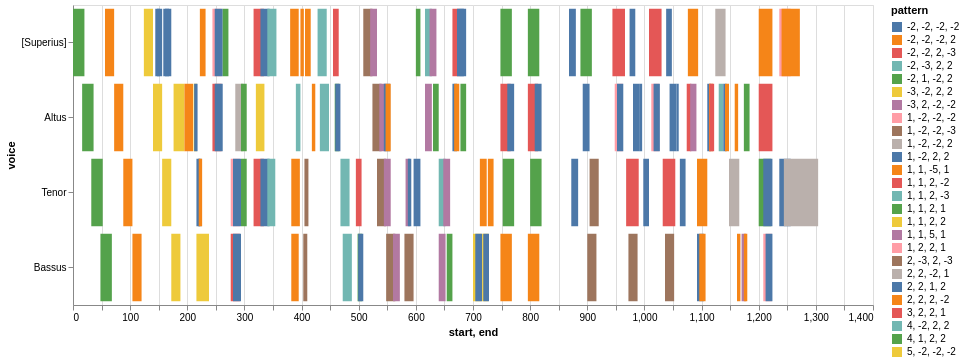

The cell this chart's notebook holds for it:
### Code cell
# settings for ngrams, unisons and kind

n=4
combineUnisons=False
kind='d'

# find entries for model

nr = piece.notes(combineUnisons=combineUnisons)
mel = piece.melodic(df=nr, kind=kind, compound=False, unit=0, end=False)
mod_mel_ngrams = piece.ngrams(df=mel, n=n)

# pass the following ngrams to the plot below as first df
mod_entry_ngrams = piece.entries(df=mel, n=n, thematic=True, anywhere=True)

# pass the ngram durations below to the plot as second df
mod_mel_ngrams_duration = piece.durations(df=mel, n=n, mask_df=mod_entry_ngrams)
mod_entries_stack = list(mod_entry_ngrams.stack().unique())

print(piece.metadata)

display(viz.plot_ngrams_heatmap(mod_entry_ngrams, 
                                mod_mel_ngrams_duration, 
                                selected_patterns=[], 
                                voices=[], 
                                heatmap_width=800,
                                heatmap_height=300))

### Figure 1 — Vega-Lite specification as saved in the notebook (floating-point values rounded to 4 significant figures; data arrays with more than 128 entries replaced by an {"elided": "..."} marker saying what was removed)
{"config": {"view": {"continuousWidth": 400, "continuousHeight": 300}}, "data": {"name": "data-ea30d90611138c52312190f2f1728124"}, "mark": "bar", "encoding": {"color": {"field": "pattern", "type": "nominal"}, "opacity": {"condition": {"value": 1, "selection": "selector001"}, "value": 0.2}, "tooltip": [{"field": "start", "type": "quantitative"}, {"field": "end", "type": "quantitative"}, {"field": "pattern", "type": "nominal"}], "x": {"field": "start", "type": "quantitative"}, "x2": {"field": "end"}, "y": {"field": "voice", "sort": null, "type": "nominal"}}, "height": 300, "selection": {"selector001": {"type": "multi", "fields": ["pattern"]}}, "width": 800, "$schema": "https://vega.github.io/schema/vega-lite/v4.17.0.json", "datasets": {"data-ea30d90611138c52312190f2f1728124": {"elided": "161 records"}}}
